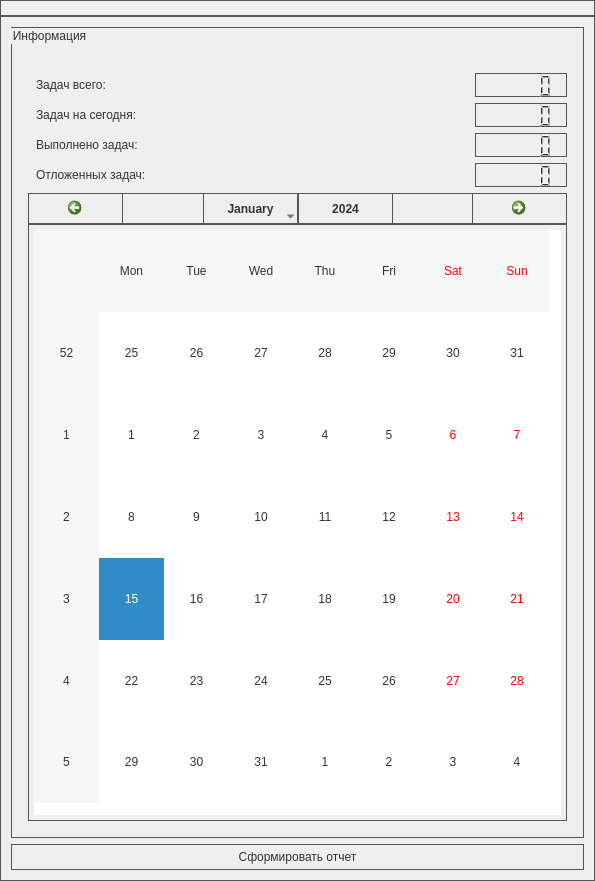
<?xml version="1.0" encoding="UTF-8"?>
<ui version="4.0">
 <class>MainWindow</class>
 <widget class="QMainWindow" name="MainWindow">
  <property name="geometry">
   <rect>
    <x>0</x>
    <y>0</y>
    <width>595</width>
    <height>881</height>
   </rect>
  </property>
  <property name="windowTitle">
   <string>MainWindow</string>
  </property>
  <property name="styleSheet">
   <string notr="true">QWidget {
color: #333;
border: 1px solid #555;
font: 30pt &quot;Arial&quot;;
border-radius: 0px;
padding: 5px;
background: qradialgradient(cx: 0.3, cy: -0.4,
fx: 0.3, fy: -0.4,
radius: 1.35, stop: 0 #fff, stop: 1 #e8e8e8);
min-width: 80px;
}</string>
  </property>
  <widget class="QWidget" name="centralWidget">
   <layout class="QVBoxLayout" name="verticalLayout">
    <item>
     <widget class="QGroupBox" name="informationBox">
      <property name="title">
       <string>Информация</string>
      </property>
      <layout class="QGridLayout" name="gridLayout">
       <property name="topMargin">
        <number>40</number>
       </property>
       <item row="2" column="1">
        <widget class="QLCDNumber" name="executedTasksNumber"/>
       </item>
       <item row="1" column="0">
        <widget class="QLabel" name="todayTasksLabel">
         <property name="styleSheet">
          <string notr="true"> QLabel {
color: #333;
border: 0px solid #555;
font: 30pt &quot;Arial&quot;;
border-radius: 0px;
padding: 5px;
background: qradialgradient(cx: 0.3, cy: -0.4,
fx: 0.3, fy: -0.4,
radius: 1.35, stop: 0 #fff, stop: 1 #e8e8e8);
min-width: 80px;
}</string>
         </property>
         <property name="text">
          <string>Задач на сегодня:</string>
         </property>
        </widget>
       </item>
       <item row="1" column="1">
        <widget class="QLCDNumber" name="todayTasksNumber"/>
       </item>
       <item row="3" column="0">
        <widget class="QLabel" name="movedTasksLabel">
         <property name="styleSheet">
          <string notr="true"> QLabel {
color: #333;
border: 0px solid #555;
font: 30pt &quot;Arial&quot;;
border-radius: 0px;
padding: 5px;
background: qradialgradient(cx: 0.3, cy: -0.4,
fx: 0.3, fy: -0.4,
radius: 1.35, stop: 0 #fff, stop: 1 #e8e8e8);
min-width: 80px;
}</string>
         </property>
         <property name="text">
          <string>Отложенных задач:</string>
         </property>
        </widget>
       </item>
       <item row="2" column="0">
        <widget class="QLabel" name="executedTasksLabel">
         <property name="styleSheet">
          <string notr="true"> QLabel {
color: #333;
border: 0px solid #555;
font: 30pt &quot;Arial&quot;;
border-radius: 0px;
padding: 5px;
background: qradialgradient(cx: 0.3, cy: -0.4,
fx: 0.3, fy: -0.4,
radius: 1.35, stop: 0 #fff, stop: 1 #e8e8e8);
min-width: 80px;
}</string>
         </property>
         <property name="text">
          <string>Выполнено задач:</string>
         </property>
        </widget>
       </item>
       <item row="0" column="0">
        <widget class="QLabel" name="allTasksLabel">
         <property name="styleSheet">
          <string notr="true"> QLabel {
color: #333;
border: 0px solid #555;
font: 30pt &quot;Arial&quot;;
border-radius: 0px;
padding: 5px;
background: qradialgradient(cx: 0.3, cy: -0.4,
fx: 0.3, fy: -0.4,
radius: 1.35, stop: 0 #fff, stop: 1 #e8e8e8);
min-width: 80px;
}</string>
         </property>
         <property name="text">
          <string>Задач всего:</string>
         </property>
        </widget>
       </item>
       <item row="3" column="1">
        <widget class="QLCDNumber" name="movedTasksNumber"/>
       </item>
       <item row="0" column="1">
        <widget class="QLCDNumber" name="allTasksNumber">
         <property name="sizePolicy">
          <sizepolicy hsizetype="Fixed" vsizetype="Minimum">
           <horstretch>0</horstretch>
           <verstretch>0</verstretch>
          </sizepolicy>
         </property>
        </widget>
       </item>
       <item row="4" column="0" colspan="2">
        <widget class="QCalendarWidget" name="explorerTasksCalendarWidget"/>
       </item>
      </layout>
     </widget>
    </item>
    <item>
     <widget class="QPushButton" name="createReportButton">
      <property name="styleSheet">
       <string notr="true"> QPushButton {
color: #333;
border: 1px solid #555;
font: 30pt &quot;Arial&quot;;
border-radius: 0px;
padding: 5px;
background: qradialgradient(cx: 0.3, cy: -0.4,
fx: 0.3, fy: -0.4,
radius: 1.35, stop: 0 #fff, stop: 1 #e8e8e8);
min-width: 80px;
}

QPushButton:hover {
background: qradialgradient(cx: 0.3, cy: -0.4,
fx: 0.3, fy: -0.4,
radius: 1.35, stop: 0 #fff, stop: 1 #e8e8e8);
}

 QPushButton:pressed {
background: qradialgradient(cx: 0.4, cy: -0.1,
fx: 0.4, fy: -0.1,
radius: 1.35, stop: 0 #fff, stop: 1 #88bbe8);
}</string>
      </property>
      <property name="text">
       <string>Сформировать отчет</string>
      </property>
      <property name="iconSize">
       <size>
        <width>64</width>
        <height>64</height>
       </size>
      </property>
     </widget>
    </item>
   </layout>
  </widget>
  <widget class="QMenuBar" name="menuBar">
   <property name="geometry">
    <rect>
     <x>0</x>
     <y>0</y>
     <width>595</width>
     <height>62</height>
    </rect>
   </property>
   <widget class="QMenu" name="menu">
    <property name="sizePolicy">
     <sizepolicy hsizetype="Minimum" vsizetype="Minimum">
      <horstretch>0</horstretch>
      <verstretch>0</verstretch>
     </sizepolicy>
    </property>
    <property name="baseSize">
     <size>
      <width>0</width>
      <height>0</height>
     </size>
    </property>
    <property name="tearOffEnabled">
     <bool>false</bool>
    </property>
    <property name="title">
     <string/>
    </property>
    <property name="icon">
     <iconset resource="res.qrc">
      <normaloff>:/img/img/icon/configuration_7259.png</normaloff>:/img/img/icon/configuration_7259.png</iconset>
    </property>
    <addaction name="postAction"/>
    <addaction name="separator"/>
    <addaction name="addTaskAction"/>
    <addaction name="tasksListAction"/>
    <addaction name="purposeAction"/>
    <addaction name="separator"/>
    <addaction name="settingsAction"/>
   </widget>
   <addaction name="menu"/>
  </widget>
  <action name="addTaskAction">
   <property name="text">
    <string>Добавить задачу</string>
   </property>
  </action>
  <action name="tasksListAction">
   <property name="text">
    <string>Список задач</string>
   </property>
  </action>
  <action name="purposeAction">
   <property name="text">
    <string>Цель на месяц</string>
   </property>
  </action>
  <action name="postAction">
   <property name="icon">
    <iconset resource="res.qrc">
     <normaloff>:/img/img/icon/configuration_7259.png</normaloff>:/img/img/icon/configuration_7259.png</iconset>
   </property>
   <property name="text">
    <string>Написать рабочую метку</string>
   </property>
   <property name="iconVisibleInMenu">
    <bool>true</bool>
   </property>
  </action>
  <action name="settingsAction">
   <property name="text">
    <string>Настройки</string>
   </property>
  </action>
 </widget>
 <layoutdefault spacing="6" margin="11"/>
 <resources>
  <include location="res.qrc"/>
 </resources>
 <connections/>
</ui>
